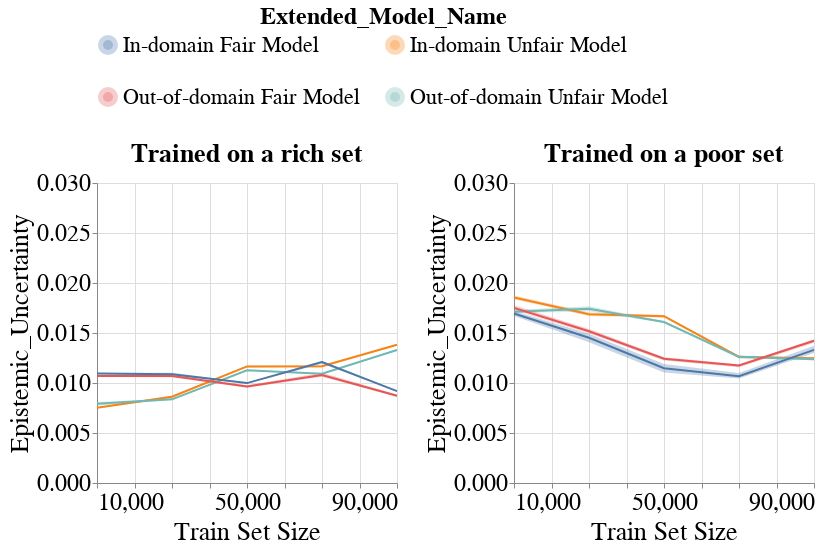

Here is the notebook cell this chart was saved with:
### Code cell
create_group_metric_line_bands_per_dataset_plot(metrics_per_exp_dct=metrics_per_exp_dct,
                                                experiment_names=EXPERIMENT_NAMES,
                                                model_name=MODEL_NAMES[0],
                                                metric_type='subgroup',
                                                metric_name='Epistemic_Uncertainty',
                                                group_name='overall',
                                                ylim=[0.0, 0.03],
                                                with_band=True)
